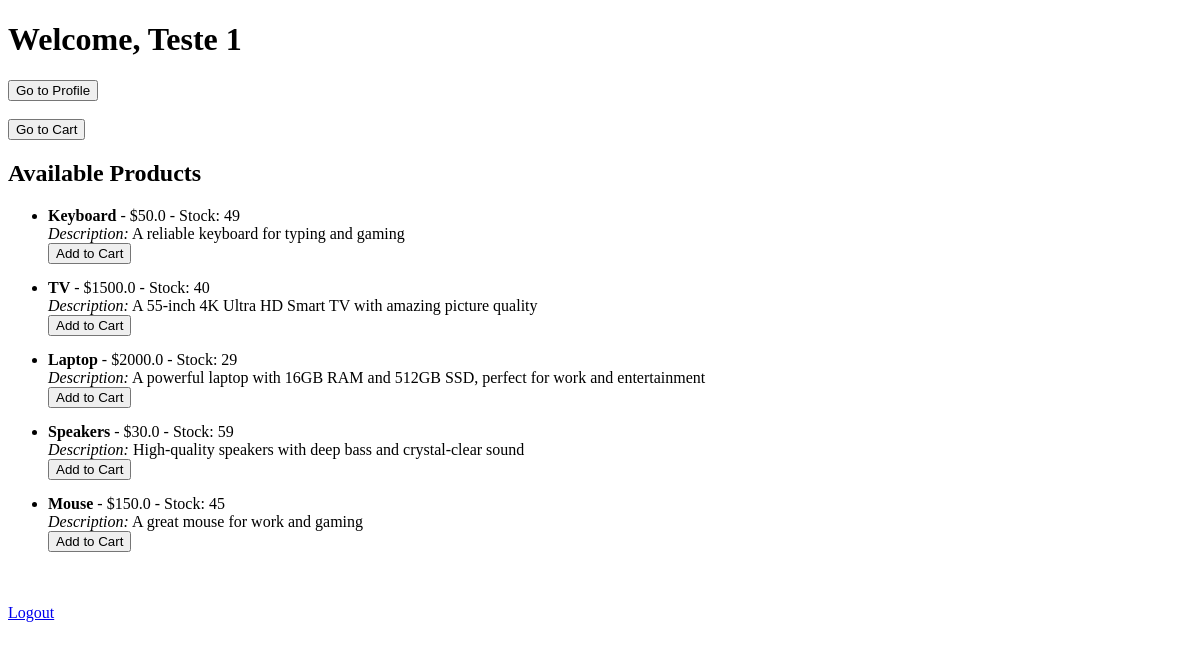
Before: /products (signed in) with the older database file.
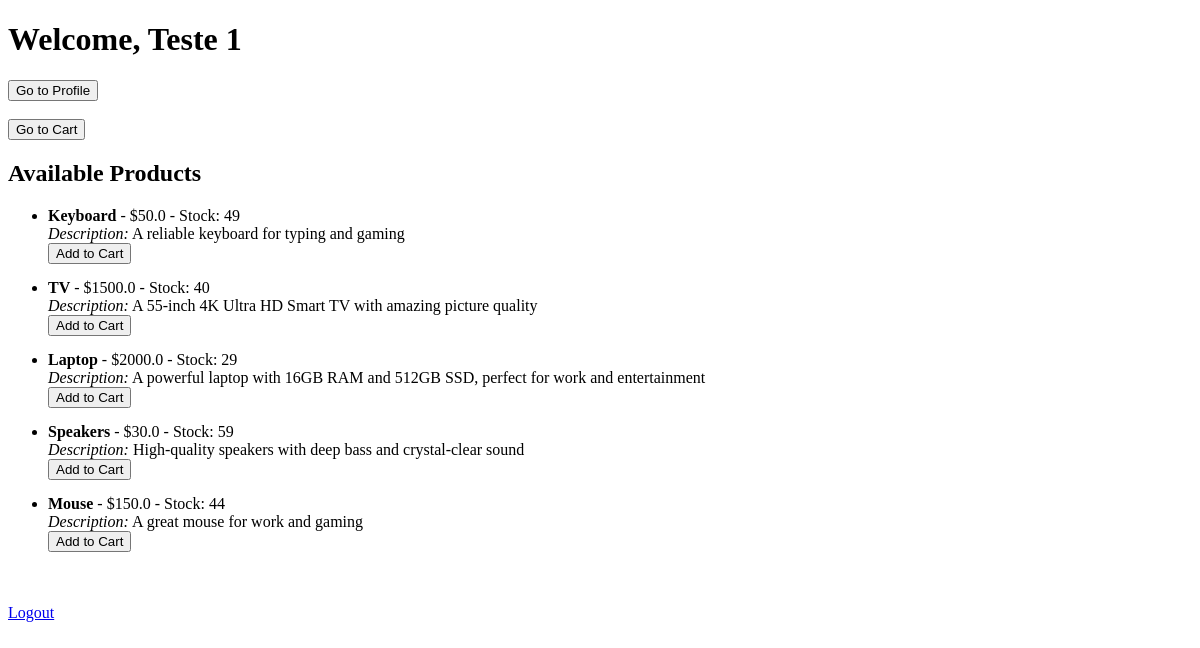
After: the same page with the newer database file.
### tables this page shows
CREATE TABLE users (
                    id INTEGER PRIMARY KEY AUTOINCREMENT,
                    username TEXT NOT NULL UNIQUE,
                    password TEXT NOT NULL,
                    role TEXT NOT NULL DEFAULT 'user',
                    name TEXT,
                    email TEXT
                );

CREATE TABLE products (
                    id INTEGER PRIMARY KEY AUTOINCREMENT,
                    name TEXT NOT NULL,
                    price REAL NOT NULL,
                    stock INTEGER NOT NULL,
                    description TEXT
                );

### app.py (the view)
@app.route('/products')
def products():
    if 'username' not in session:
        return redirect(url_for('login'))  # Redirect to login if not logged in
    username = session['username']
    conn = auth.get_db_connection()
    c = conn.cursor()
    c.execute("SELECT name, role FROM users WHERE username = ?", (username,))
    user = c.fetchone()
    all_products = Product.get_all_products()
    return render_template('products.html', products=all_products, name=user['name'], role=user['role'])

### auth.py (called while the page is built)
    def get_db_connection(self):
        conn = sqlite3.connect('database.db')
        conn.row_factory = sqlite3.Row  # Optional: to access rows as dictionaries
        return conn

### models.py (called while the page is built)
    @staticmethod
    def get_all_products():
        conn = sqlite3.connect('database.db')
        c = conn.cursor()
        c.execute("SELECT id, name, price, stock, description FROM products")
        products = c.fetchall()
        conn.close()
        return [{'id': row[0], 'name': row[1], 'price': row[2], 'stock': row[3], 'description': row[4]} for row in products]

### templates/products.html (shortened to what this page needs)
<!DOCTYPE html>
<html lang="en">
<head>
</head>
<body>
    <h1>Welcome, {{ name }}</h1>
    <button onclick="window.location.href='/profile'">Go to Profile</button>
    <br>
    {% if role != 'admin' %}
        <br>
        <button onclick="window.location.href='/cart'">Go to Cart</button>
    {% endif %}
    <h2>Available Products</h2>
    <ul>
        {% for product in products %}
        <li>
            <strong>{{ product.name }}</strong> - ${{ product.price }} - Stock: {{ product.stock }}<br>
            <em>Description:</em> {{ product.description }}<br>
            {% if role != 'admin' %}
                <button onclick="window.location.href='/add_to_cart/{{ product.id }}'">Add to Cart</button>
            {% endif %}
        </li>
        {% endfor %}
    </ul>
    <br><br>
    <a href="/logout">Logout</a>
</body>
</html>

### templates/products.html (style rules this page uses)
li { margin-bottom: 15px; }

Changed rows visible on the page:
changed products "Mouse": stock "45" → "44"
